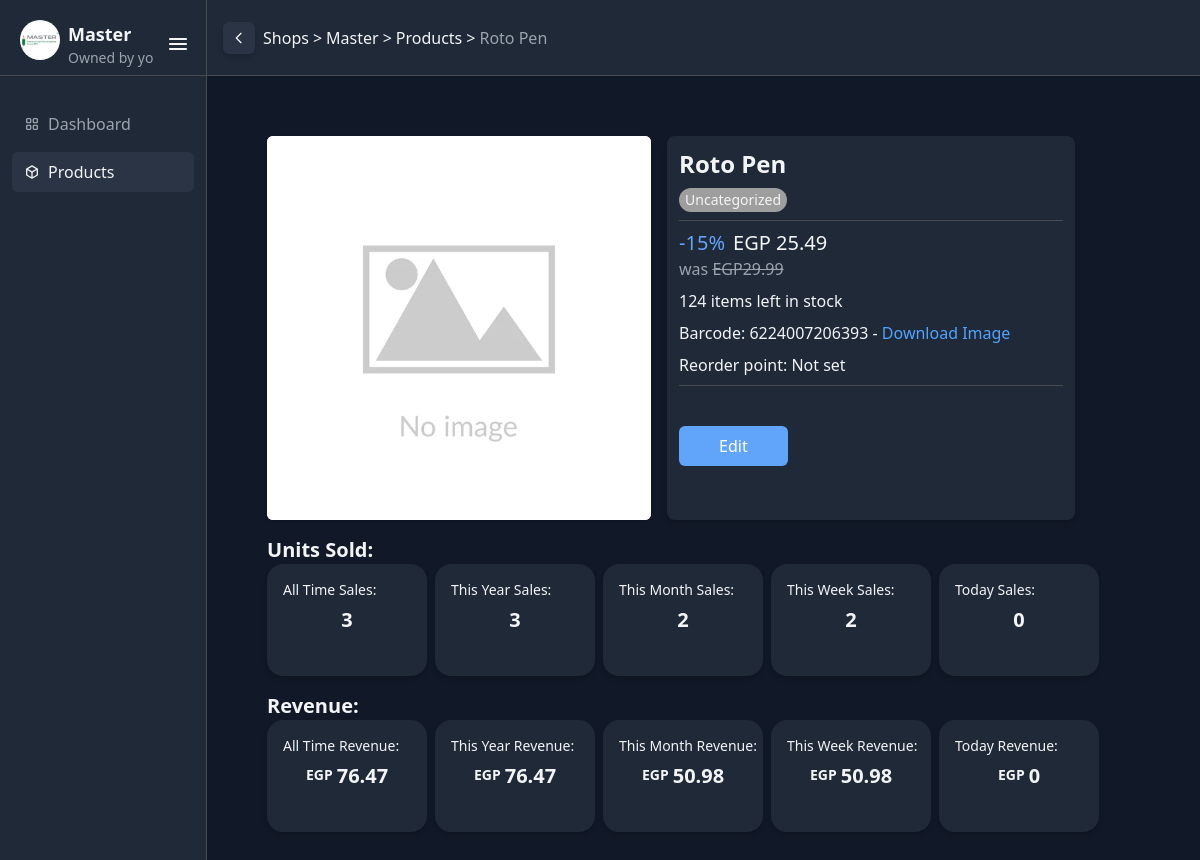
The page /shops/master/product/2/ (signed in) on the database its author committed.
### pos/models.py (models this page shows, shortened)
class Shop(models.Model):
    name = models.CharField(max_length=100)
    owner = models.ForeignKey(User, on_delete=models.CASCADE, related_name="shops")
    managers = models.ManyToManyField(User, through='ShopManager')
    created_at = models.DateTimeField(auto_now_add=True)
    logo = models.ImageField(upload_to="logos/", null=True, blank=True)
    slug = models.SlugField(unique=True, blank=True)
    discount_percentage = models.DecimalField(max_digits=4, decimal_places=2, default=0)
    tax_percentage = models.DecimalField(max_digits=4, decimal_places=2, default=0)
    currency_code = models.CharField(max_length=10) # Examples: EGP, $, ect...
    def get_logo_url(self):
        if self.logo:
            return self.logo.url
        return "/media/defaults/logo.jpg"

class Product(models.Model):
    shop = models.ForeignKey(Shop, on_delete=models.CASCADE, related_name="products")
    name = models.CharField(max_length=200)
    barcode = models.CharField(max_length=13)
    price = models.DecimalField(max_digits=10, decimal_places=2)
    stock_quantity = models.IntegerField()
    discount_percentage = models.DecimalField(max_digits=5, decimal_places=2)
    price_after_discount = models.DecimalField(max_digits=10, decimal_places=2, blank=True, null=True)
    reorder_point = models.IntegerField(null=True, blank=True)
    is_deleted = models.BooleanField(default=False)
    marked_for_deletion_at = models.DateTimeField(null=True, blank=True)
    category = models.ForeignKey(Category, on_delete=models.SET_NULL, null=True, blank=True, related_name="products")
    image = models.ImageField(upload_to=image_upload_to, null=True, blank=True)
    def get_image_url(self):
        if self.image:
            return self.image.url
        return "/media/defaults/product.png"
    class Meta:
        constraints = [
            models.UniqueConstraint(fields=['shop', 'barcode'], name='unique_shop_barcode_product')
            ]

class Category(models.Model):
    shop = models.ForeignKey(Shop, on_delete=models.CASCADE, related_name="categories")
    name = models.CharField(max_length=100)
    color = models.CharField(max_length=20, choices=utils.CATEGORY_COLORS_CHOICES, default='blue')
    class Meta:
        constraints = [models.UniqueConstraint(fields=['shop', 'name'], name="unique_shop_name_category")]

### pos/views.py (the view)
# urls.py: path('shops/<str:slug>/product/<int:pk>/', views.ProductDetailView.as_view(), name='product_details'),
class ProductDetailView(ShopAccessMixin, DetailView):
    template_name = "pos/shop/product_details.html"
    active_page = "products"
    required_perms = ["can_view_products"]
    model = Product
    context_object_name = "product"
    def get_breadcrumbs(self):
        base = super().get_breadcrumbs()
        base.extend([{"name": "Products", "url": reverse('products', args=[self.shop.slug])},
                     {"name": self.product.name, "url": None}])
        return base
    def get_queryset(self):
        return Product.objects.filter(shop=self.shop)
    def get_object(self, queryset=None):
        self.product = super().get_object(queryset)
        product = self.product
        product.discount_percentage = Decimal(product.discount_percentage).normalize()
        product.category.hex_code = utils.CATEGORY_COLORS_MAPPING[product.category.color]
        now = timezone.now()
        start_dates = {
            "year": now.replace(month=1, day=1, hour=0, minute=0, second=0, microsecond=0),
            "month": now.replace(day=1, hour=0, minute=0, second=0, microsecond=0),
            "week": (now - timedelta(days=now.weekday())).replace(hour=0, minute=0, second=0, microsecond=0),
            "day": now.replace(hour=0, minute=0, second=0, microsecond=0),
        }
        aggregates = {
            "all_time": product.sale_products.aggregate(
                total_quantity=Sum("quantity"),
                total_revenue=Sum("sub_total"),
            )
        }
        for period, start_date in start_dates.items():
            aggregates[period] = product.sale_products.filter(
                sale__created_at__gte=start_date
            ).aggregate(
                total_quantity=Sum("quantity"),
                total_revenue=Sum("sub_total"),
            )
        for period, data in aggregates.items():
            total_qty = data["total_quantity"] or 0
            total_rev = Decimal(data["total_revenue"] or 0).normalize()
            setattr(product, f"{period}_sales", total_qty)
            setattr(product, f"{period}_revenue", total_rev)
        product.sales_data = [
            ("All Time", product.all_time_sales),
            ("This Year", product.year_sales),
            ("This Month", product.month_sales),
            ("This Week", product.week_sales),
            ("Today", product.day_sales),
        ]
        product.revenue_data = [
            ("All Time", product.all_time_revenue),
            ("This Year", product.year_revenue),
            ("This Month", product.month_revenue),
            ("This Week", product.week_revenue),
            ("Today", product.day_revenue),
        ]
        return product

### pos/views.py (called while the page is built, shortened)
    def get_breadcrumbs(self):
        return [{"name": "Shops", "url": reverse("home")},
                {"name": self.shop.name, "url": reverse("dashboard", args=[self.shop.slug])}]

    def dispatch(self, request, *args, **kwargs):
        slug = self.kwargs.get("slug")
        shop = get_object_or_404(Shop, slug=slug)
        if request.user.shops.filter(pk=shop.pk).exists():
            self.shop = shop
            self.isOwner = True
            self.shop_manager = None
            return super().dispatch(request, *args, **kwargs)

    def get_context_data(self, **kwargs):
        context =  super().get_context_data(**kwargs)
        context.update({
            'shop': self.shop,
            'isOwner': self.isOwner,
            'shop_manager': self.shop_manager,
            'active_page': self.active_page,
            'breadcrumbs': self.get_breadcrumbs()
        })
        return context

### pos/templates/pos/shop/product_details.html (shortened to what this page needs)
{% extends 'pos/shop/shop_base.html' %}
{% load static %}
{% block content %}
<div class="text-text flex flex-col p-10 h-full gap-4">
    <div class="flex flex-col md:flex-row items-start gap-4">
        <div class="shrink-0">
            <img src="{{ product.get_image_url }}" alt="" class="w-96 h-96 rounded-md shadow-sm object-contain bg-white">
        </div>
        <div class="flex flex-col gap-2 bg-surface rounded-lg p-3 h-96 shadow-md">
            <div class="flex flex-col gap-2">
                <h1 class="font-bold text-2xl">{{ product.name }}</h1>
                <div style="background-color: {{ product.category.hex_code }};" class="w-fit px-1.5 py-0.5 rounded-2xl text-sm" >{{ product.category.name }}</div>
            </div>
            <hr class="text-border">
            <div class="w-96">
                {% if product.discount_percentage == 0 %}
                    <div class="flex flex-col">
                        <span class="text-xl">{{ product.shop.currency_code }} {{ product.price_after_discount }}</span>
                        <span class="text-secondary-text">No discount on product.</span>
                    </div>
                {% else %}
                    <div class="flex flex-col">
                        <div class="flex gap-2">
                            <span class="text-primary text-xl">-{{ product.discount_percentage }}%</span>
                            <span class="text-xl">{{ product.shop.currency_code }} {{ product.price_after_discount }}</span>
                        </div>
                        <span class="text-secondary-text">was <strike>{{ product.shop.currency_code }}{{ product.price }}</strike></span>
                    </div>
                {% endif %}
            </div>
            <div>
                <span>{{ product.stock_quantity }} items left in stock</span>
            </div>
            <div>
                Barcode: {{ product.barcode }} - <a href="{% url 'download_barcode' product.shop.slug product.pk %}" class="text-blue-400">Download Image</a>
            </div>
            <span>Reorder point: {% if product.reorder_point == None %} Not set {% else %} {{ product.reorder_point }} {% endif %}</span>
            <hr class="text-border">
            <a href="{% url 'product_update' shop.slug product.pk %}" class="bg-primary text-primary-text hover:bg-primary-hover rounded-md px-10 py-2 w-fit mt-8 ">Edit</a>
        </div>
    </div>
   <div>
    <span class="font-bold text-xl">Units Sold:</span>
    <div class="flex flex-col md:flex-row gap-2 flex-wrap">
        {% for label, value in product.sales_data %}
            <div class="bg-surface shadow-md relative flex justify-center items-center p-5 rounded-2xl w-40 h-28">
                <span class="absolute top-4 left-4 text-sm">{{ label }} Sales:</span>
                <span class="text-xl font-bold">{{ value }}</span>
            </div>
        {% endfor %}
    </div>
</div>
<div>
    <span class="font-bold text-xl">Revenue:</span>
    <div class="flex flex-col md:flex-row gap-2 flex-wrap">
        {% for label, value in product.revenue_data %}
            <div class="bg-surface shadow-md relative flex justify-center items-center p-5 rounded-2xl w-40 h-28">
                <span class="absolute top-4 left-4 text-sm">{{ label }} Revenue:</span>
                <div class="flex items-start font-bold text-xl">
                    <span class="text-sm relative top-[3px]">{{ product.shop.currency_code }}</span>
                    <span class="ml-1">{{ value }}</span>
                </div>
            </div>
        {% endfor %}
    </div>
</div>
</div>
{% endblock %}

### pos/templates/pos/shop/sidebar.html (shortened to what this page needs)
{% load static %}
{% load permissions_extras %}
<div id="sidebar" class="bg-surface h-dvh w-[250px] transition-all duration-300 border-r border-r-border sticky top-0 ">
    <div id="sidebar-header" class="mb-4 border-b mt-3 p-3 border-b-border flex w-full justify-between items-center h-16">
        <div id="shop-details" class="flex gap-2 p-2 rounded-md overflow-hidden">
            <img src="{{ shop.get_logo_url }}" class="rounded-full h-10" alt="">
            <div class="flex flex-col justify-center overflow-hidden text-nowrap">
                <span class="text-text text-lg font-semibold">{{ shop.name }}</span>
                <span class="text-secondary-text text-sm">
                    {% if isOwner %}
                    Owned by you
                    {% else %}
                    Owned by '{{ shop.owner }}'
                    {% endif %}
                </span>
            </div>
        </div>
        <div class="h-[64px] flex items-center">
            <button id="sidebar-btn">
            </button>
        </div>
    </div>
    <ul class="mt-2 flex flex-col gap-2 p-3">
        {% if isOwner or shop_manager|has_permission:"can_view_dashboard" %}
        <li>
            <a href="{% url 'dashboard' shop.slug %}" class="sidebar-item flex items-center justify-start gap-1 hover:bg-hover cursor-pointer rounded-md h-10 pl-2
                {% if active_page == 'dashboard' %}
                fill-text text-text bg-hover
                {% else %}
                fill-secondary-text text-secondary-text
                {% endif %}">
                <div>
                    <span class="sidebar-item-label text-base font-medium">Dashboard</span>
                </div>
            </a>
        </li>
        {% endif %}
        {% if isOwner or shop_manager|has_permission:"can_view_products" %}
        <li>
            <a href="{% url 'products' shop.slug %}" class="sidebar-item flex items-center justify-start gap-1 hover:bg-hover cursor-pointer rounded-md h-10 pl-2
                {% if active_page == 'products' %}
                fill-text text-text bg-hover
                {% else %}
                fill-secondary-text text-secondary-text
                {% endif %}">
                <div>
                    <span class="sidebar-item-label text-base font-medium">Products</span>
                </div>
            </a>
        </li>
        {% endif %}
    </ul>
</div>

### pos/templates/pos/shop/breadcrumbs.html (shortened to what this page needs)
<div class="flex items-center gap-2 justify-start text-text">
  {% if breadcrumbs|length > 2 %}
    {% with prev=breadcrumbs|slice:":-1"|last %}
      {% if prev.url %}
        <a href="{{ prev.url }}"
           class="flex items-center gap-1 text-sm text-text hover:text-primary bg-hover p-2 rounded-md shadow-md">
          <svg xmlns="http://www.w3.org/2000/svg" class="w-4 h-4" fill="none" viewBox="0 0 24 24" stroke="currentColor">
            <path stroke-linecap="round" stroke-linejoin="round" stroke-width="2" d="M15 19l-7-7 7-7" />
          </svg>
        </a>
      {% endif %}
    {% endwith %}
  {% endif %}
  <nav class="text-text flex items-center gap-1">
    {% for crumb in breadcrumbs %}
      {% if crumb.url %}
        <a href="{{ crumb.url }}" class="hover:text-primary">{{ crumb.name }}</a>
      {% else %}
        <span class="text-secondary-text font-medium">{{ crumb.name }}</span>
      {% endif %}
      {% if not forloop.last %}
        <span>></span>
      {% endif %}
    {% endfor %}
  </nav>
</div>

### rows shown on the page
Shop: get_logo_url (picture), name "Master", name "Master"
Product: name "Roto Pen", name "Roto Pen", category.name "Uncategorized", discount_percentage "15", shop.currency_code "EGP", price_after_discount "25.49", price "29.99", stock_quantity "124", barcode "6224007206393", shop.currency_code "EGP" "EGP" "EGP" "EGP" "EGP"

### other values the page prints
{{ crumb.name }} "Shops" "Products"
{{ label }} "All Time" "This Year" "This Month" "This Week" "Today"
{{ value }} "3" "3" "2" "2" "0"
{{ value }} "76.47" "76.47" "50.98" "50.98" "0"
